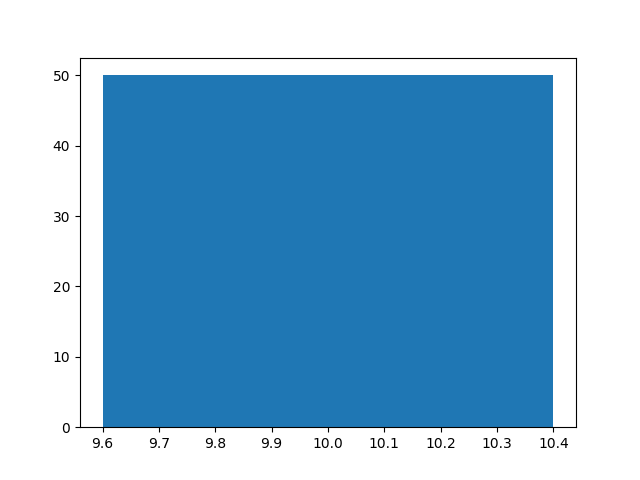

Write Python code to recreate this figure.
import matplotlib.pyplot as plot

temp = int(input("What's the temperature in Celcius?: "))

def f(x):
    return temp * 1.8 + 32

xs = [temp]
ys = []
for x in xs:
    ys.append(f(x))

plot.bar(xs, ys)
plot.show()
